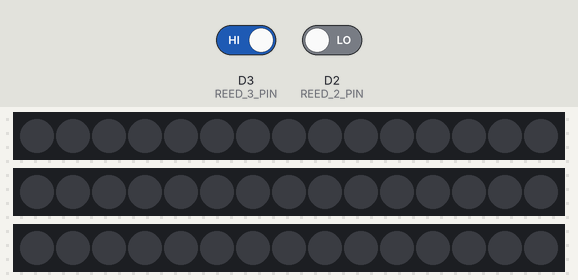
This program was run on a simulated ESP8266 (NodeMCU). Shown: 3 × 15 RGB LEDs in strip order, left to right. The test bench sets the inputs (shaded band); at power-on: D3 (REED_3_PIN) HIGH, D2 (REED_2_PIN) LOW. Colours are those a GRB WS2812 strip shows for the declared byte order.

Above: at 1.2 s.
1.3 s: D3 (REED_3_PIN) driven LOW
At 1.76 s:
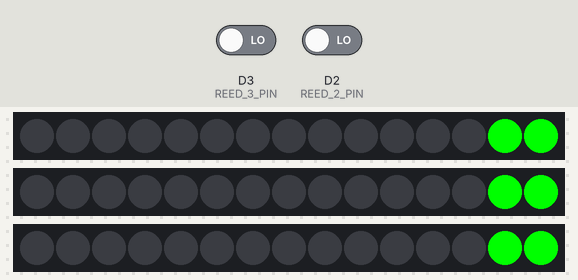
4.3 s: D3 (REED_3_PIN) driven HIGH
At 5.1 s:
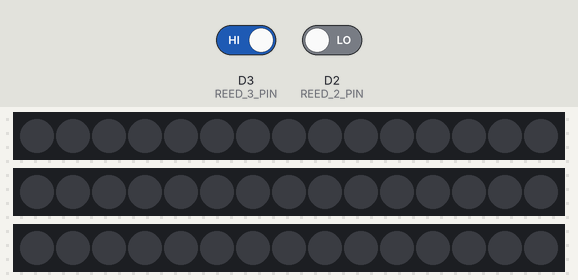
5.8 s: D2 (REED_2_PIN) driven HIGH
At 6.56 s:
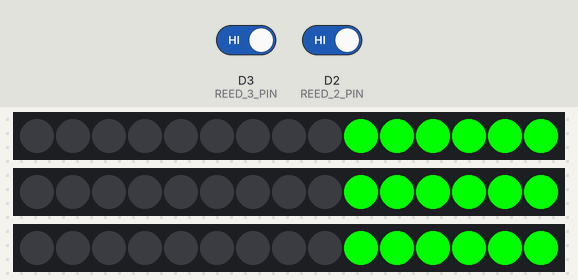
8.8 s: D2 (REED_2_PIN) driven LOW
At 9.7 s:
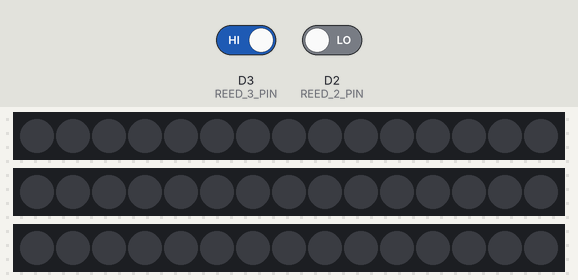
10.3 s: D3 (REED_3_PIN) driven LOW
At 14.07 s:
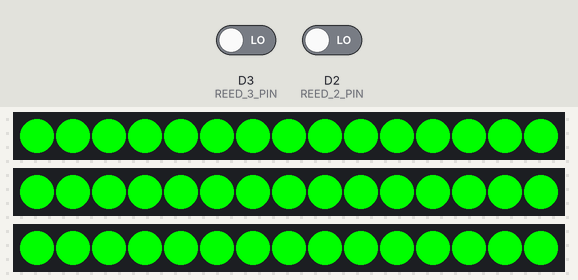
Timing chart, 0 to 15.6 s (numbered marks = the images above; inputs shaded):
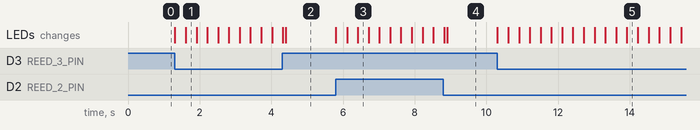

The program:

main.cpp
```cpp
#include <Arduino.h>
#include <FastLED.h>

#define LED_COUNT 15

#define STRIP_1_PIN 5
#define STRIP_2_PIN 6
#define STRIP_3_PIN 7

#define REED_1_PIN D1
#define REED_2_PIN D2
#define REED_3_PIN D3

CRGB strip_1[LED_COUNT];
CRGB strip_2[LED_COUNT];
CRGB strip_3[LED_COUNT];

void horizon_animation();
void all_animation();
void detect_reed();

void setup() {
  // Serial.begin(9600);
  // Serial.println("Serial enabled");

  FastLED.addLeds<WS2812B, STRIP_1_PIN, RGB>(strip_1, LED_COUNT);
  FastLED.addLeds<WS2812B, STRIP_2_PIN, RGB>(strip_2, LED_COUNT);
  FastLED.addLeds<WS2812B, STRIP_3_PIN, RGB>(strip_3, LED_COUNT);

  pinMode(REED_1_PIN, INPUT);
  pinMode(REED_2_PIN, INPUT);
  pinMode(REED_3_PIN, INPUT);
}

void loop() {
  detect_reed();
  // horizon_animation();
}

void horizon_animation() {
  for (int8_t i = 0; i < LED_COUNT; i++) {
    strip_1[i] = CRGB::Red;
    strip_2[i] = CRGB::Red;
    strip_3[i] = CRGB::Red;
    FastLED.show();
    delay(10);
  }
  for (int8_t i = 0; i < LED_COUNT; i++) {
    strip_1[i] = CRGB::Black;
    strip_2[i] = CRGB::Black;
    strip_3[i] = CRGB::Black;
    FastLED.show();
    delay(10);
  }
}

// void all_animation(int strip, bool on = false) {
//   for (int8_t i = 0; i < LED_COUNT; i++) {
//     switch(strip) {
//       case 1:
//         strip_1[i] = on ? CRGB::White : CRGB::Black;
//         break;
//       case 2:
//         strip_2[i] = on ? CRGB::White : CRGB::Black;
//         break;
//       case 3:
//         strip_3[i] = on ? CRGB::White : CRGB::Black;
//         break;
//     }
//     FastLED.show();
//   }
// }

void detect_reed() {
  int reed_1_state = digitalRead(REED_1_PIN);
  int reed_2_state = digitalRead(REED_2_PIN);
  int reed_3_state = digitalRead(REED_3_PIN);

  // Serial.println(reed_1_state);

  if (reed_1_state == HIGH) {
    // Serial.println("reed_state_1 is HIGH");
    horizon_animation();
  } else if (reed_2_state == HIGH) {
    // Serial.println("reed_state_2 is HIGH");
    horizon_animation();
  } else if (reed_3_state != HIGH) {
    // Serial.println("reed_state_3 is HIGH");
    horizon_animation();
  }

  delay(1);
}
```

Measured:
- after the input at 1.3 s, the LEDs: first change at once (image 1 shows a later state)
- after the input at 4.3 s, the LEDs: first differ from a run without the input after 0.10 s (image 2)
- after the input at 5.8 s, the LEDs: first change at once (image 3 shows a later state)
- after the input at 8.8 s, the LEDs: first differ from a run without the input after 0.10 s (image 4)
- after the input at 10.3 s, the LEDs: first change at once (image 5 shows a later state)
